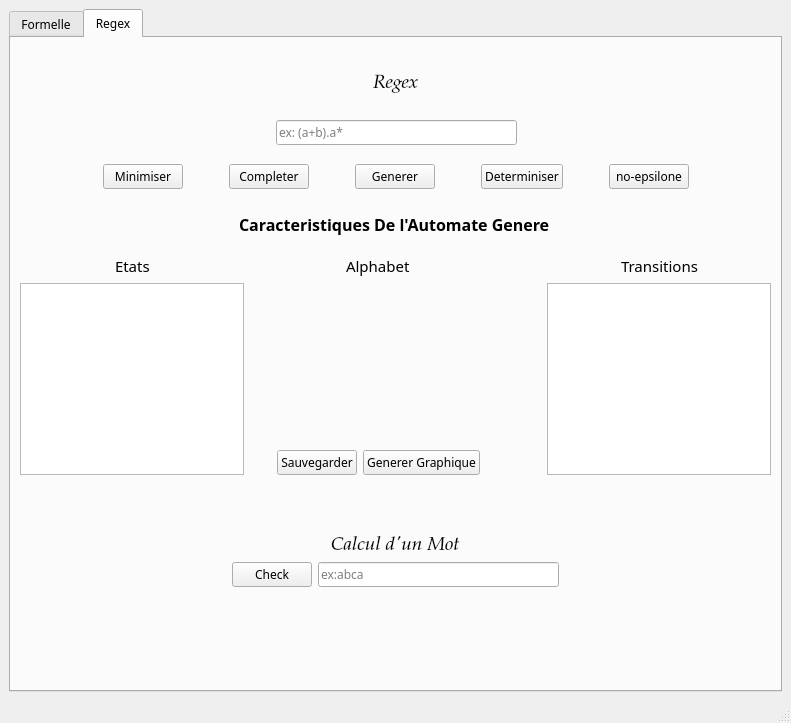
<?xml version="1.0" encoding="UTF-8"?>
<ui version="4.0">
 <class>MainWindow</class>
 <widget class="QMainWindow" name="MainWindow">
  <property name="geometry">
   <rect>
    <x>0</x>
    <y>0</y>
    <width>791</width>
    <height>723</height>
   </rect>
  </property>
  <property name="windowTitle">
   <string>MainWindow</string>
  </property>
  <widget class="QWidget" name="centralwidget">
   <layout class="QVBoxLayout" name="verticalLayout">
    <item>
     <widget class="QTabWidget" name="tabWidget">
      <property name="minimumSize">
       <size>
        <width>200</width>
        <height>251</height>
       </size>
      </property>
      <property name="font">
       <font>
        <family>Myanmar Text</family>
       </font>
      </property>
      <property name="currentIndex">
       <number>1</number>
      </property>
      <widget class="QWidget" name="tab">
       <attribute name="title">
        <string>Formelle</string>
       </attribute>
       <widget class="QLabel" name="label_2">
        <property name="geometry">
         <rect>
          <x>10</x>
          <y>80</y>
          <width>51</width>
          <height>20</height>
         </rect>
        </property>
        <property name="font">
         <font>
          <pointsize>12</pointsize>
         </font>
        </property>
        <property name="text">
         <string>Etats</string>
        </property>
       </widget>
       <widget class="QWidget" name="layoutWidget">
        <property name="geometry">
         <rect>
          <x>10</x>
          <y>40</y>
          <width>204</width>
          <height>31</height>
         </rect>
        </property>
        <layout class="QHBoxLayout" name="horizontalLayout">
         <item>
          <widget class="QLabel" name="label">
           <property name="font">
            <font>
             <pointsize>12</pointsize>
            </font>
           </property>
           <property name="text">
            <string>Alphabet</string>
           </property>
          </widget>
         </item>
         <item>
          <widget class="QLineEdit" name="lineEdit"/>
         </item>
        </layout>
       </widget>
      </widget>
      <widget class="QWidget" name="tab_2">
       <attribute name="title">
        <string>Regex</string>
       </attribute>
       <layout class="QVBoxLayout" name="verticalLayout_11">
        <item>
         <layout class="QHBoxLayout" name="horizontalLayout_3">
          <property name="topMargin">
           <number>27</number>
          </property>
          <property name="bottomMargin">
           <number>20</number>
          </property>
          <item>
           <spacer name="horizontalSpacer_3">
            <property name="orientation">
             <enum>Qt::Horizontal</enum>
            </property>
            <property name="sizeHint" stdset="0">
             <size>
              <width>37</width>
              <height>17</height>
             </size>
            </property>
           </spacer>
          </item>
          <item>
           <widget class="QLabel" name="label_3">
            <property name="font">
             <font>
              <family>Palatino Linotype</family>
              <pointsize>14</pointsize>
              <italic>true</italic>
             </font>
            </property>
            <property name="text">
             <string>Regex</string>
            </property>
           </widget>
          </item>
          <item>
           <spacer name="horizontalSpacer_4">
            <property name="orientation">
             <enum>Qt::Horizontal</enum>
            </property>
            <property name="sizeHint" stdset="0">
             <size>
              <width>37</width>
              <height>17</height>
             </size>
            </property>
           </spacer>
          </item>
         </layout>
        </item>
        <item>
         <layout class="QHBoxLayout" name="horizontalLayout_7">
          <item>
           <spacer name="horizontalSpacer_23">
            <property name="orientation">
             <enum>Qt::Horizontal</enum>
            </property>
            <property name="sizeHint" stdset="0">
             <size>
              <width>40</width>
              <height>20</height>
             </size>
            </property>
           </spacer>
          </item>
          <item>
           <layout class="QVBoxLayout" name="verticalLayout_2">
            <item>
             <layout class="QHBoxLayout" name="horizontalLayout_2">
              <item>
               <spacer name="horizontalSpacer">
                <property name="orientation">
                 <enum>Qt::Horizontal</enum>
                </property>
                <property name="sizeHint" stdset="0">
                 <size>
                  <width>40</width>
                  <height>20</height>
                 </size>
                </property>
               </spacer>
              </item>
              <item>
               <widget class="QLineEdit" name="regex">
                <property name="minimumSize">
                 <size>
                  <width>241</width>
                  <height>23</height>
                 </size>
                </property>
                <property name="maxLength">
                 <number>4000</number>
                </property>
                <property name="placeholderText">
                 <string>ex: (a+b).a*</string>
                </property>
               </widget>
              </item>
              <item>
               <spacer name="horizontalSpacer_2">
                <property name="orientation">
                 <enum>Qt::Horizontal</enum>
                </property>
                <property name="sizeHint" stdset="0">
                 <size>
                  <width>40</width>
                  <height>20</height>
                 </size>
                </property>
               </spacer>
              </item>
             </layout>
            </item>
            <item>
             <spacer name="verticalSpacer">
              <property name="orientation">
               <enum>Qt::Vertical</enum>
              </property>
              <property name="sizeHint" stdset="0">
               <size>
                <width>369</width>
                <height>13</height>
               </size>
              </property>
             </spacer>
            </item>
            <item>
             <layout class="QHBoxLayout" name="horizontalLayout_4">
              <item>
               <spacer name="horizontalSpacer_13">
                <property name="orientation">
                 <enum>Qt::Horizontal</enum>
                </property>
                <property name="sizeHint" stdset="0">
                 <size>
                  <width>40</width>
                  <height>20</height>
                 </size>
                </property>
               </spacer>
              </item>
              <item>
               <widget class="QPushButton" name="generer_4">
                <property name="text">
                 <string>Minimiser</string>
                </property>
               </widget>
              </item>
              <item>
               <spacer name="horizontalSpacer_10">
                <property name="orientation">
                 <enum>Qt::Horizontal</enum>
                </property>
                <property name="sizeHint" stdset="0">
                 <size>
                  <width>40</width>
                  <height>20</height>
                 </size>
                </property>
               </spacer>
              </item>
              <item>
               <widget class="QPushButton" name="generer_3">
                <property name="text">
                 <string>Completer</string>
                </property>
               </widget>
              </item>
              <item>
               <spacer name="horizontalSpacer_5">
                <property name="orientation">
                 <enum>Qt::Horizontal</enum>
                </property>
                <property name="sizeHint" stdset="0">
                 <size>
                  <width>40</width>
                  <height>20</height>
                 </size>
                </property>
               </spacer>
              </item>
              <item>
               <widget class="QPushButton" name="generer">
                <property name="text">
                 <string>Generer</string>
                </property>
               </widget>
              </item>
              <item>
               <spacer name="horizontalSpacer_11">
                <property name="orientation">
                 <enum>Qt::Horizontal</enum>
                </property>
                <property name="sizeHint" stdset="0">
                 <size>
                  <width>40</width>
                  <height>20</height>
                 </size>
                </property>
               </spacer>
              </item>
              <item>
               <widget class="QPushButton" name="generer_2">
                <property name="text">
                 <string>Determiniser</string>
                </property>
               </widget>
              </item>
              <item>
               <spacer name="horizontalSpacer_12">
                <property name="orientation">
                 <enum>Qt::Horizontal</enum>
                </property>
                <property name="sizeHint" stdset="0">
                 <size>
                  <width>40</width>
                  <height>20</height>
                 </size>
                </property>
               </spacer>
              </item>
              <item>
               <widget class="QPushButton" name="generer_5">
                <property name="text">
                 <string>no-epsilone</string>
                </property>
               </widget>
              </item>
              <item>
               <spacer name="horizontalSpacer_14">
                <property name="orientation">
                 <enum>Qt::Horizontal</enum>
                </property>
                <property name="sizeHint" stdset="0">
                 <size>
                  <width>40</width>
                  <height>20</height>
                 </size>
                </property>
               </spacer>
              </item>
             </layout>
            </item>
            <item>
             <spacer name="verticalSpacer_3">
              <property name="orientation">
               <enum>Qt::Vertical</enum>
              </property>
              <property name="sizeType">
               <enum>QSizePolicy::Expanding</enum>
              </property>
              <property name="sizeHint" stdset="0">
               <size>
                <width>24</width>
                <height>18</height>
               </size>
              </property>
             </spacer>
            </item>
            <item>
             <layout class="QHBoxLayout" name="horizontalLayout_11">
              <item>
               <spacer name="horizontalSpacer_18">
                <property name="orientation">
                 <enum>Qt::Horizontal</enum>
                </property>
                <property name="sizeHint" stdset="0">
                 <size>
                  <width>37</width>
                  <height>17</height>
                 </size>
                </property>
               </spacer>
              </item>
              <item>
               <widget class="QLabel" name="label_4">
                <property name="font">
                 <font>
                  <family>PMingLiU-ExtB</family>
                  <pointsize>12</pointsize>
                  <weight>75</weight>
                  <bold>true</bold>
                 </font>
                </property>
                <property name="text">
                 <string>Caracteristiques De l'Automate Genere </string>
                </property>
               </widget>
              </item>
              <item>
               <spacer name="horizontalSpacer_19">
                <property name="orientation">
                 <enum>Qt::Horizontal</enum>
                </property>
                <property name="sizeHint" stdset="0">
                 <size>
                  <width>37</width>
                  <height>17</height>
                 </size>
                </property>
               </spacer>
              </item>
             </layout>
            </item>
           </layout>
          </item>
          <item>
           <spacer name="horizontalSpacer_22">
            <property name="orientation">
             <enum>Qt::Horizontal</enum>
            </property>
            <property name="sizeHint" stdset="0">
             <size>
              <width>40</width>
              <height>20</height>
             </size>
            </property>
           </spacer>
          </item>
         </layout>
        </item>
        <item>
         <layout class="QVBoxLayout" name="verticalLayout_7">
          <item>
           <spacer name="verticalSpacer_10">
            <property name="orientation">
             <enum>Qt::Vertical</enum>
            </property>
            <property name="sizeHint" stdset="0">
             <size>
              <width>14</width>
              <height>13</height>
             </size>
            </property>
           </spacer>
          </item>
          <item>
           <layout class="QHBoxLayout" name="horizontalLayout_9">
            <item>
             <layout class="QVBoxLayout" name="verticalLayout_4">
              <item>
               <layout class="QHBoxLayout" name="horizontalLayout_5">
                <item>
                 <spacer name="horizontalSpacer_6">
                  <property name="orientation">
                   <enum>Qt::Horizontal</enum>
                  </property>
                  <property name="sizeHint" stdset="0">
                   <size>
                    <width>40</width>
                    <height>20</height>
                   </size>
                  </property>
                 </spacer>
                </item>
                <item>
                 <widget class="QLabel" name="label_12">
                  <property name="font">
                   <font>
                    <family>OCR A Extended</family>
                    <pointsize>11</pointsize>
                    <weight>50</weight>
                    <italic>false</italic>
                    <bold>false</bold>
                   </font>
                  </property>
                  <property name="text">
                   <string>Etats</string>
                  </property>
                 </widget>
                </item>
                <item>
                 <spacer name="horizontalSpacer_7">
                  <property name="orientation">
                   <enum>Qt::Horizontal</enum>
                  </property>
                  <property name="sizeHint" stdset="0">
                   <size>
                    <width>40</width>
                    <height>20</height>
                   </size>
                  </property>
                 </spacer>
                </item>
               </layout>
              </item>
              <item>
               <widget class="QListWidget" name="listWidget"/>
              </item>
             </layout>
            </item>
            <item>
             <spacer name="horizontalSpacer_63">
              <property name="orientation">
               <enum>Qt::Horizontal</enum>
              </property>
              <property name="sizeHint" stdset="0">
               <size>
                <width>34</width>
                <height>14</height>
               </size>
              </property>
             </spacer>
            </item>
            <item>
             <layout class="QVBoxLayout" name="verticalLayout_10">
              <item>
               <layout class="QVBoxLayout" name="verticalLayout_3">
                <item>
                 <layout class="QHBoxLayout" name="horizontalLayout_8">
                  <item>
                   <spacer name="horizontalSpacer_15">
                    <property name="orientation">
                     <enum>Qt::Horizontal</enum>
                    </property>
                    <property name="sizeHint" stdset="0">
                     <size>
                      <width>40</width>
                      <height>20</height>
                     </size>
                    </property>
                   </spacer>
                  </item>
                  <item>
                   <widget class="QLabel" name="label_13">
                    <property name="font">
                     <font>
                      <family>OCR A Extended</family>
                      <pointsize>11</pointsize>
                      <weight>50</weight>
                      <italic>false</italic>
                      <bold>false</bold>
                     </font>
                    </property>
                    <property name="text">
                     <string>Alphabet</string>
                    </property>
                   </widget>
                  </item>
                  <item>
                   <spacer name="horizontalSpacer_16">
                    <property name="orientation">
                     <enum>Qt::Horizontal</enum>
                    </property>
                    <property name="sizeHint" stdset="0">
                     <size>
                      <width>40</width>
                      <height>20</height>
                     </size>
                    </property>
                   </spacer>
                  </item>
                 </layout>
                </item>
                <item>
                 <widget class="QLabel" name="alphabet">
                  <property name="font">
                   <font>
                    <family>Palatino Linotype</family>
                    <pointsize>11</pointsize>
                    <weight>75</weight>
                    <italic>true</italic>
                    <bold>true</bold>
                   </font>
                  </property>
                  <property name="text">
                   <string/>
                  </property>
                  <property name="alignment">
                   <set>Qt::AlignCenter</set>
                  </property>
                  <property name="textInteractionFlags">
                   <set>Qt::TextSelectableByMouse</set>
                  </property>
                 </widget>
                </item>
                <item>
                 <spacer name="verticalSpacer_2">
                  <property name="orientation">
                   <enum>Qt::Vertical</enum>
                  </property>
                  <property name="sizeHint" stdset="0">
                   <size>
                    <width>20</width>
                    <height>28</height>
                   </size>
                  </property>
                 </spacer>
                </item>
                <item>
                 <layout class="QHBoxLayout" name="horizontalLayout_10">
                  <item>
                   <spacer name="horizontalSpacer_24">
                    <property name="orientation">
                     <enum>Qt::Horizontal</enum>
                    </property>
                    <property name="sizeHint" stdset="0">
                     <size>
                      <width>40</width>
                      <height>20</height>
                     </size>
                    </property>
                   </spacer>
                  </item>
                  <item>
                   <layout class="QHBoxLayout" name="horizontalLayout_22">
                    <item>
                     <widget class="QPushButton" name="pushButton_5">
                      <property name="text">
                       <string>Sauvegarder</string>
                      </property>
                     </widget>
                    </item>
                    <item>
                     <widget class="QPushButton" name="pushButton_6">
                      <property name="text">
                       <string>Generer Graphique</string>
                      </property>
                     </widget>
                    </item>
                   </layout>
                  </item>
                  <item>
                   <spacer name="horizontalSpacer_38">
                    <property name="orientation">
                     <enum>Qt::Horizontal</enum>
                    </property>
                    <property name="sizeHint" stdset="0">
                     <size>
                      <width>40</width>
                      <height>20</height>
                     </size>
                    </property>
                   </spacer>
                  </item>
                 </layout>
                </item>
               </layout>
              </item>
             </layout>
            </item>
            <item>
             <spacer name="horizontalSpacer_62">
              <property name="orientation">
               <enum>Qt::Horizontal</enum>
              </property>
              <property name="sizeHint" stdset="0">
               <size>
                <width>68</width>
                <height>17</height>
               </size>
              </property>
             </spacer>
            </item>
            <item>
             <layout class="QVBoxLayout" name="verticalLayout_5">
              <item>
               <layout class="QHBoxLayout" name="horizontalLayout_6">
                <item>
                 <spacer name="horizontalSpacer_8">
                  <property name="orientation">
                   <enum>Qt::Horizontal</enum>
                  </property>
                  <property name="sizeHint" stdset="0">
                   <size>
                    <width>40</width>
                    <height>20</height>
                   </size>
                  </property>
                 </spacer>
                </item>
                <item>
                 <widget class="QLabel" name="label_14">
                  <property name="font">
                   <font>
                    <family>OCR A Extended</family>
                    <pointsize>11</pointsize>
                    <weight>50</weight>
                    <italic>false</italic>
                    <bold>false</bold>
                   </font>
                  </property>
                  <property name="text">
                   <string>Transitions</string>
                  </property>
                 </widget>
                </item>
                <item>
                 <spacer name="horizontalSpacer_9">
                  <property name="orientation">
                   <enum>Qt::Horizontal</enum>
                  </property>
                  <property name="sizeHint" stdset="0">
                   <size>
                    <width>40</width>
                    <height>20</height>
                   </size>
                  </property>
                 </spacer>
                </item>
               </layout>
              </item>
              <item>
               <widget class="QListWidget" name="listWidget_2"/>
              </item>
             </layout>
            </item>
           </layout>
          </item>
          <item>
           <spacer name="verticalSpacer_13">
            <property name="orientation">
             <enum>Qt::Vertical</enum>
            </property>
            <property name="sizeHint" stdset="0">
             <size>
              <width>17</width>
              <height>12</height>
             </size>
            </property>
           </spacer>
          </item>
         </layout>
        </item>
        <item>
         <layout class="QHBoxLayout" name="horizontalLayout_16">
          <item>
           <spacer name="horizontalSpacer_31">
            <property name="orientation">
             <enum>Qt::Horizontal</enum>
            </property>
            <property name="sizeHint" stdset="0">
             <size>
              <width>29</width>
              <height>17</height>
             </size>
            </property>
           </spacer>
          </item>
          <item>
           <layout class="QVBoxLayout" name="verticalLayout_9">
            <item>
             <spacer name="verticalSpacer_11">
              <property name="orientation">
               <enum>Qt::Vertical</enum>
              </property>
              <property name="sizeHint" stdset="0">
               <size>
                <width>17</width>
                <height>17</height>
               </size>
              </property>
             </spacer>
            </item>
            <item>
             <layout class="QVBoxLayout" name="verticalLayout_6">
              <item>
               <layout class="QHBoxLayout" name="horizontalLayout_12">
                <item>
                 <spacer name="horizontalSpacer_17">
                  <property name="orientation">
                   <enum>Qt::Horizontal</enum>
                  </property>
                  <property name="sizeHint" stdset="0">
                   <size>
                    <width>40</width>
                    <height>20</height>
                   </size>
                  </property>
                 </spacer>
                </item>
                <item>
                 <widget class="QLabel" name="label_5">
                  <property name="font">
                   <font>
                    <family>Palatino Linotype</family>
                    <pointsize>14</pointsize>
                    <italic>true</italic>
                   </font>
                  </property>
                  <property name="text">
                   <string>Calcul d'un Mot</string>
                  </property>
                 </widget>
                </item>
                <item>
                 <spacer name="horizontalSpacer_20">
                  <property name="orientation">
                   <enum>Qt::Horizontal</enum>
                  </property>
                  <property name="sizeHint" stdset="0">
                   <size>
                    <width>40</width>
                    <height>20</height>
                   </size>
                  </property>
                 </spacer>
                </item>
               </layout>
              </item>
              <item>
               <layout class="QHBoxLayout" name="horizontalLayout_13">
                <item>
                 <spacer name="horizontalSpacer_21">
                  <property name="orientation">
                   <enum>Qt::Horizontal</enum>
                  </property>
                  <property name="sizeHint" stdset="0">
                   <size>
                    <width>40</width>
                    <height>20</height>
                   </size>
                  </property>
                 </spacer>
                </item>
                <item>
                 <widget class="QPushButton" name="pushButton">
                  <property name="text">
                   <string>Check</string>
                  </property>
                 </widget>
                </item>
                <item>
                 <widget class="QLineEdit" name="regex_2">
                  <property name="minimumSize">
                   <size>
                    <width>241</width>
                    <height>23</height>
                   </size>
                  </property>
                  <property name="maxLength">
                   <number>4000</number>
                  </property>
                  <property name="placeholderText">
                   <string>ex:abca</string>
                  </property>
                 </widget>
                </item>
                <item>
                 <spacer name="horizontalSpacer_25">
                  <property name="orientation">
                   <enum>Qt::Horizontal</enum>
                  </property>
                  <property name="sizeHint" stdset="0">
                   <size>
                    <width>40</width>
                    <height>20</height>
                   </size>
                  </property>
                 </spacer>
                </item>
               </layout>
              </item>
             </layout>
            </item>
           </layout>
          </item>
          <item>
           <spacer name="horizontalSpacer_30">
            <property name="orientation">
             <enum>Qt::Horizontal</enum>
            </property>
            <property name="sizeHint" stdset="0">
             <size>
              <width>29</width>
              <height>17</height>
             </size>
            </property>
           </spacer>
          </item>
         </layout>
        </item>
        <item>
         <spacer name="verticalSpacer_9">
          <property name="orientation">
           <enum>Qt::Vertical</enum>
          </property>
          <property name="sizeHint" stdset="0">
           <size>
            <width>17</width>
            <height>7</height>
           </size>
          </property>
         </spacer>
        </item>
       </layout>
       <zorder></zorder>
       <zorder></zorder>
       <zorder>verticalSpacer_9</zorder>
       <zorder></zorder>
       <zorder>generer_2</zorder>
       <zorder>horizontalSpacer_12</zorder>
       <zorder>generer_3</zorder>
       <zorder>horizontalSpacer_10</zorder>
       <zorder>label_5</zorder>
       <zorder>regex_2</zorder>
       <zorder>label_5</zorder>
       <zorder>horizontalSpacer_17</zorder>
       <zorder>horizontalSpacer_20</zorder>
       <zorder></zorder>
       <zorder></zorder>
       <zorder>layoutWidget_3</zorder>
       <zorder>verticalSpacer_11</zorder>
       <zorder>horizontalSpacer_30</zorder>
       <zorder>horizontalSpacer_31</zorder>
      </widget>
     </widget>
    </item>
   </layout>
  </widget>
  <widget class="QMenuBar" name="menubar">
   <property name="geometry">
    <rect>
     <x>0</x>
     <y>0</y>
     <width>791</width>
     <height>21</height>
    </rect>
   </property>
  </widget>
  <widget class="QStatusBar" name="statusbar"/>
 </widget>
 <resources/>
 <connections/>
</ui>
